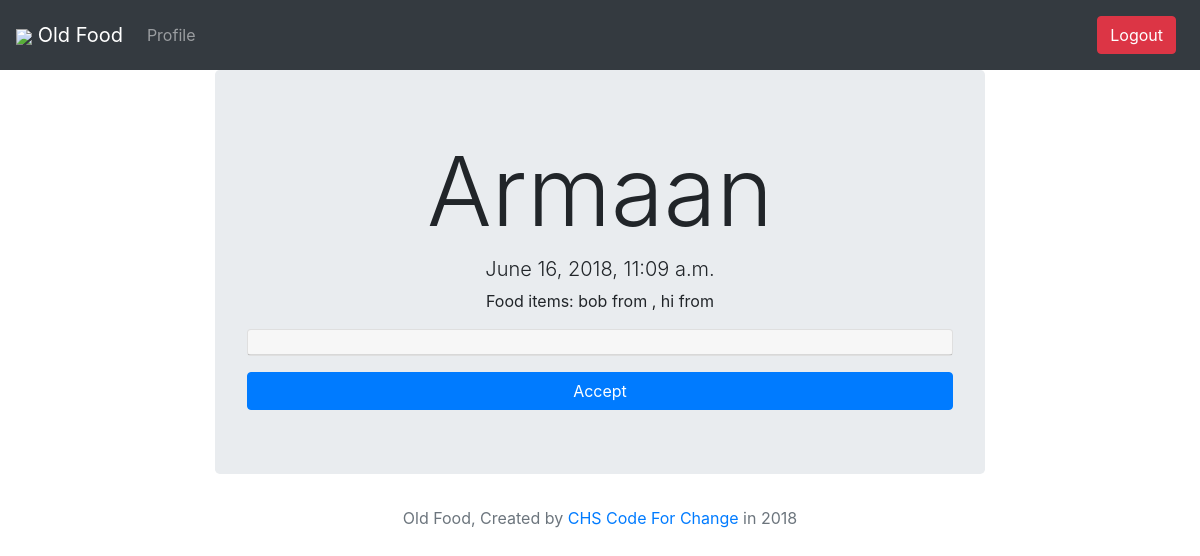
Before: /volunteers/request/1 (signed in) with the older database file.
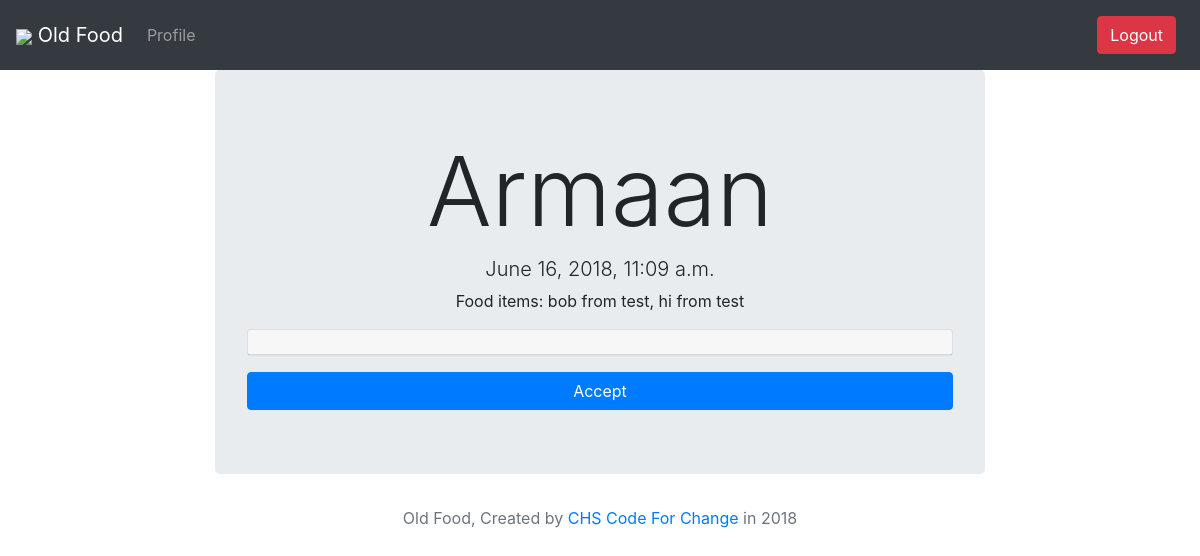
After: the same page with the newer database file.
### businesses/models.py (models this page shows, shortened)
class IndividualFoodItem(models.Model):
    item_class = models.ForeignKey(
        FoodItemClass,
        on_delete=models.CASCADE,
    )
    STATUS_CHOICES = (('1', 'Available',), ('2', 'Requested',), ('3', 'PickedUp'), ('4', 'Delivered'))
    status = models.CharField(max_length=50, choices=STATUS_CHOICES)

class FoodItemClass(models.Model):
    name = models.CharField(max_length=128)
    description = models.CharField(max_length=512)
    business = models.ForeignKey(
        Business,
        on_delete=models.CASCADE,
    )

class Business(models.Model):
    name = models.CharField(max_length=256)
    address = models.CharField(max_length=256)
    profile = models.OneToOneField(Profile, on_delete=models.CASCADE, default=None)
    objects = models.Manager()

### volunteers/views.py (the view)
# urls.py: url(r'^request/(?P<request_id>[0-9]+)', views.request, name = 'request')
def request(request, request_id):
    if request.user.is_authenticated():
        therequest = PickupRequest.objects.get(id=request_id)
        return render(request, 'volunteers/request.html', {'request': therequest})
    else:
        return redirect('/login')

### resources/templates/volunteers/request.html (shortened to what this page needs)
{% extends "header.html" %}
{% block content %}
<div class="jumbotron">
    <h1 class="display-1">{{request.user.first_name}}</h1>
    <h4 class="lead">{{request.date_created}}</h4>
    <p> Food items: {% for item in request.items.all %}{{item.item_class.name}} from {{item.item_class.business.name}}{% if not forloop.last %}, {% endif %} {% endfor %} </p>
    <div id="accordion" role="tablist">
        <div class="card">
            <div class="card-header" role="tab" id="headingOne">
            </div>
        </div>
    </div>
    <div class="row">
        <a class="col-sm-12" href="/organizer/updaterequest/{{request.id}}">
            <button class="btn btn-primary btn-block">
              Accept
            </button>
        </a>
    </div>
  </div>
{% endblock %}

Changed rows visible on the page:
changed through a linked row, IndividualFoodItem "bob": item_class.business.name (not shown) → "test"
changed through a linked row, IndividualFoodItem "hi": item_class.business.name (not shown) → "test"
